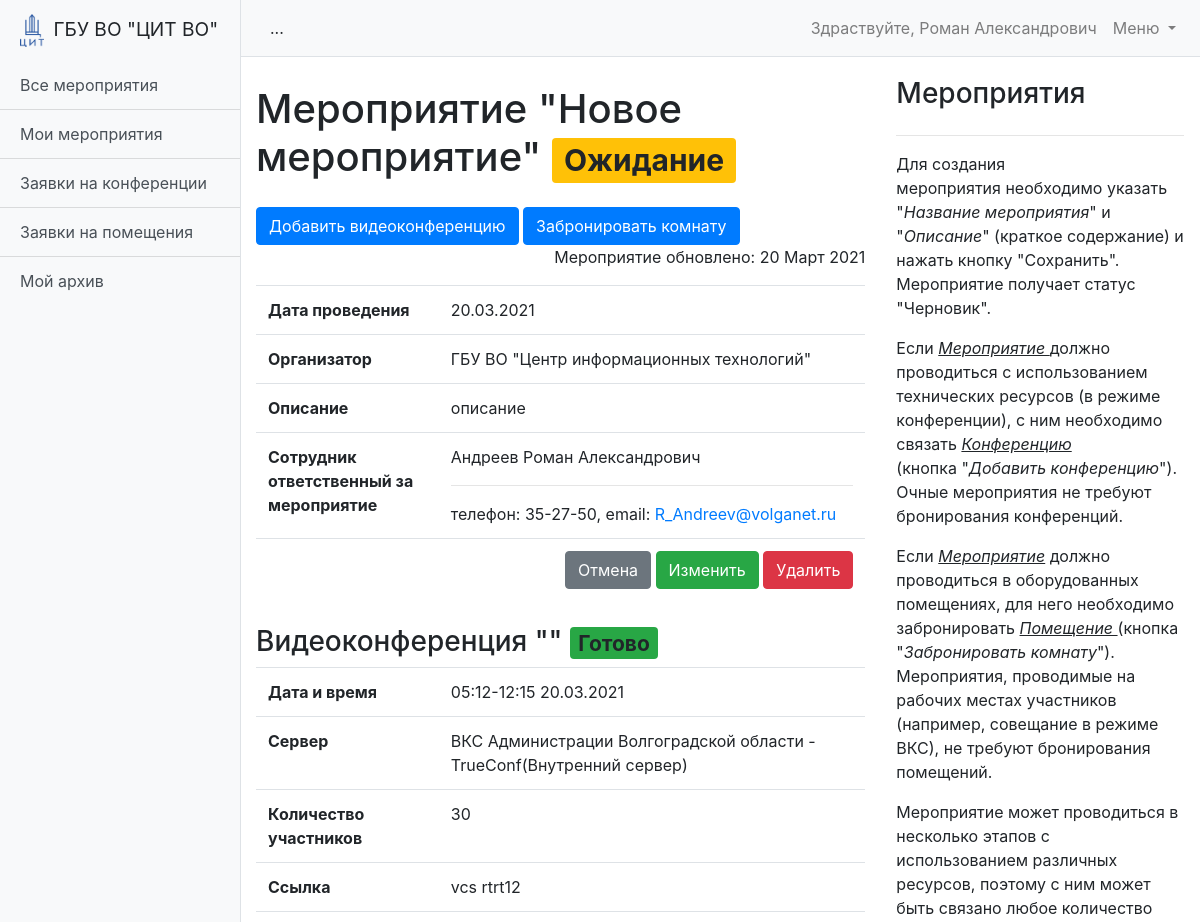
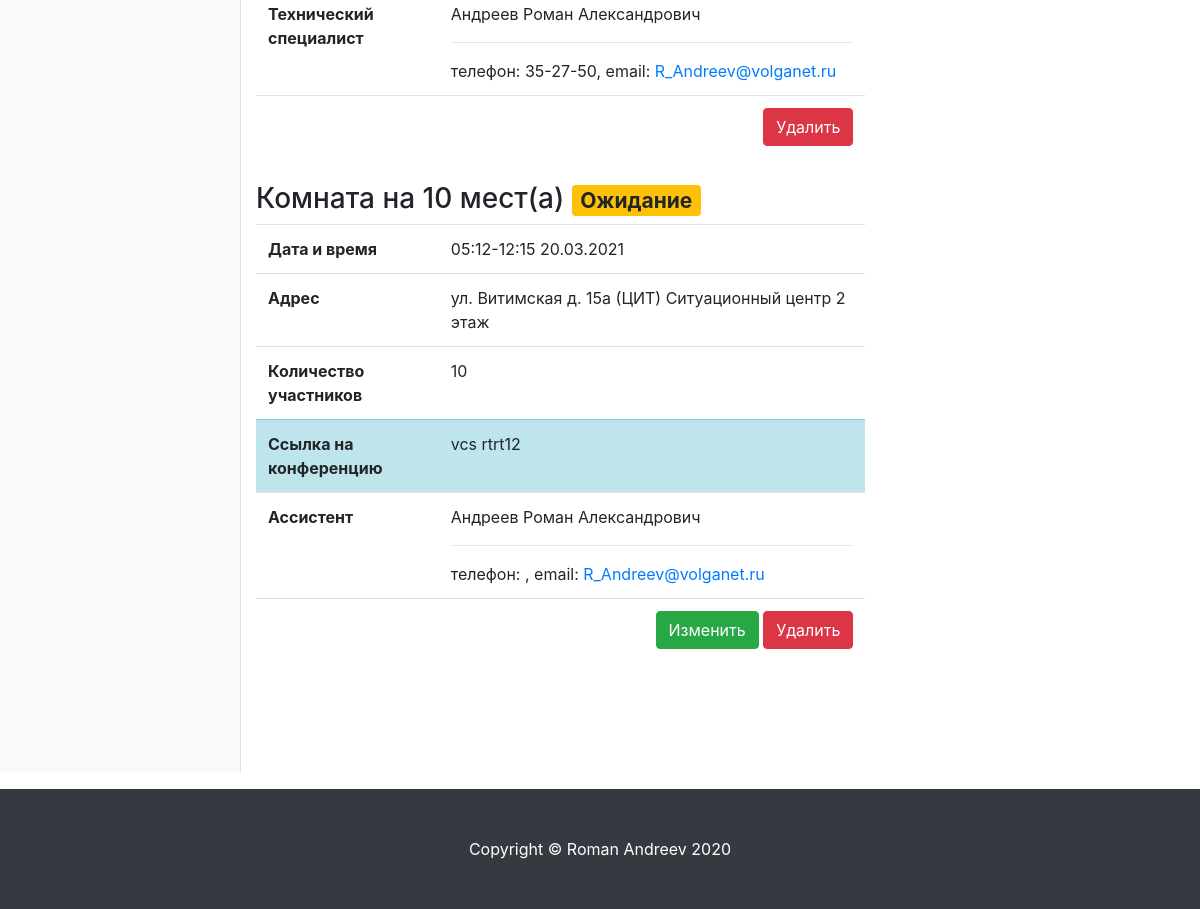
The app's page /schedule/event/43 (signed in), older data (2 pictures, top to bottom).
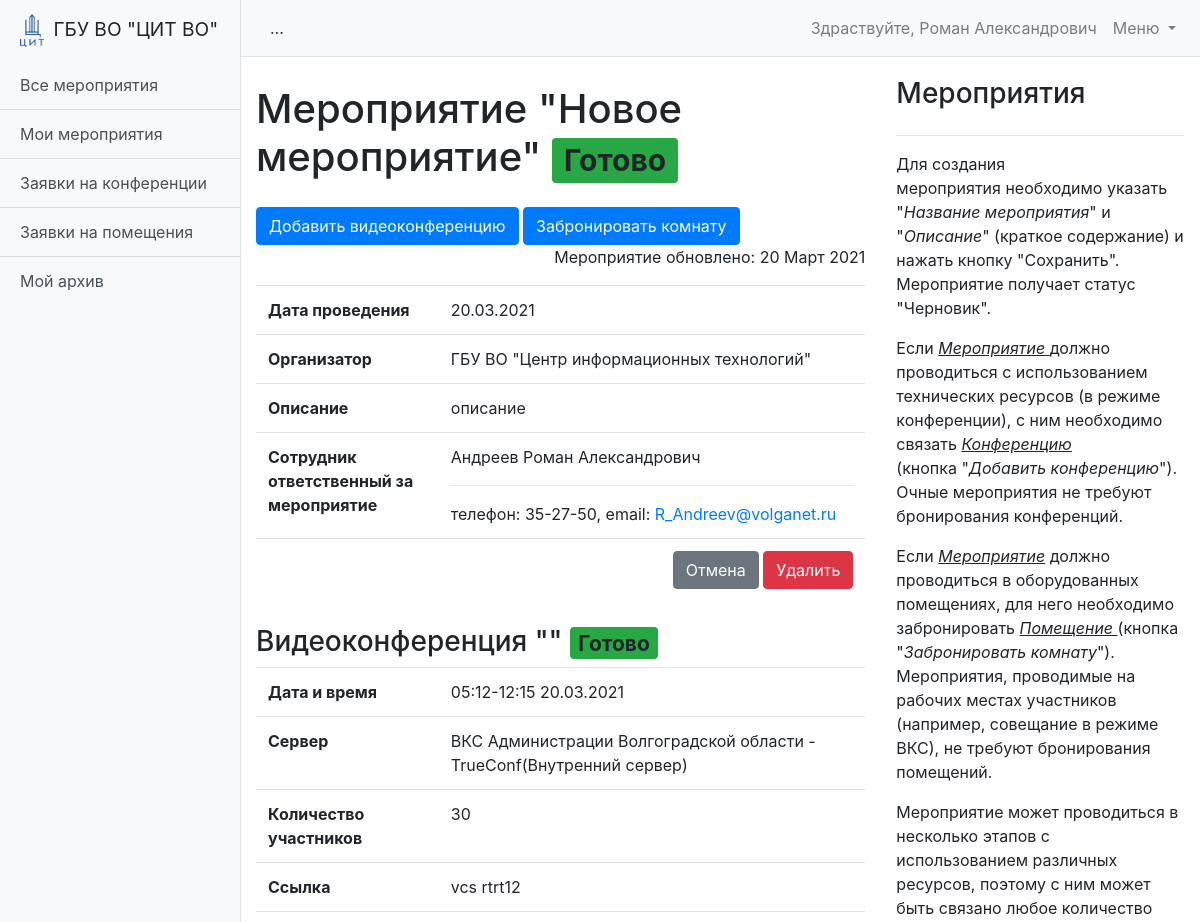
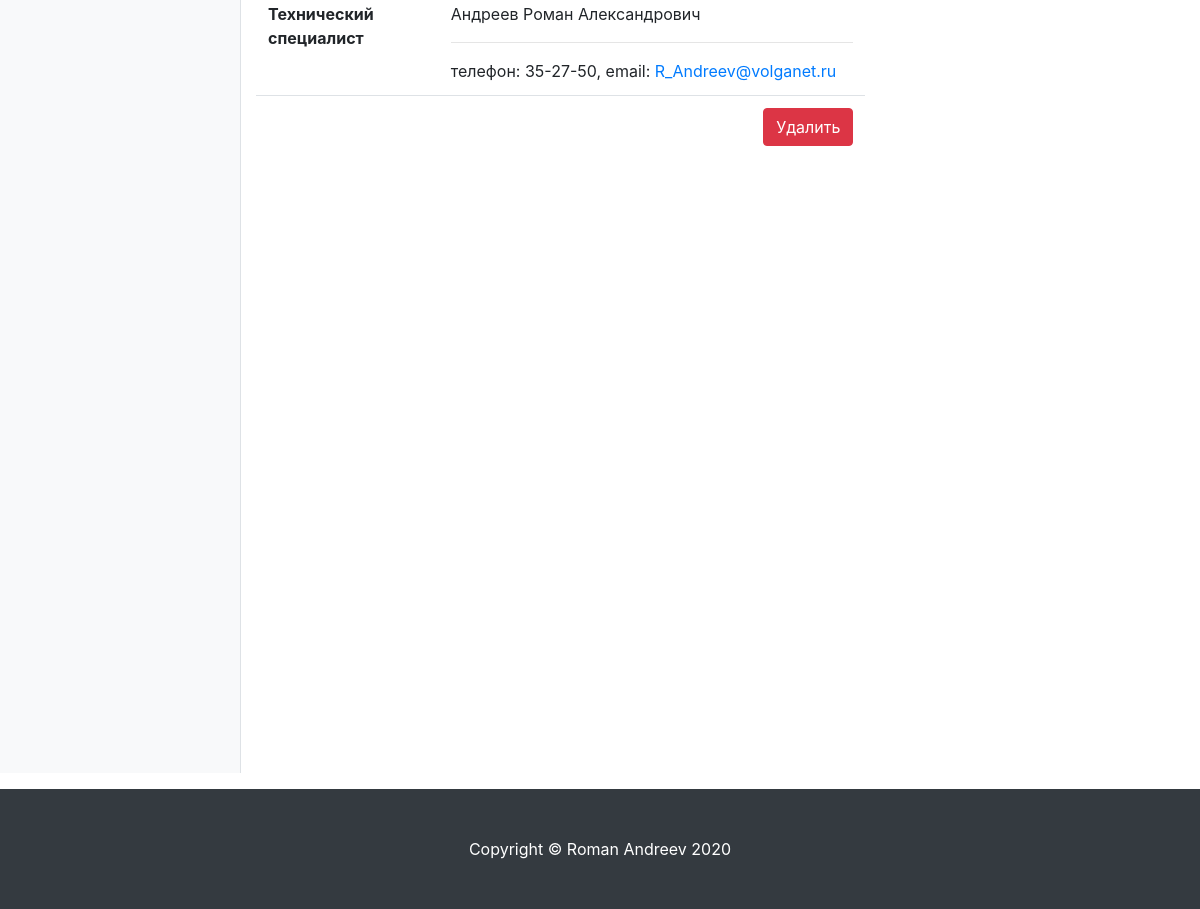
The same page, newer data (2 pictures, top to bottom).
### schedule/models.py (models this page shows, shortened)
class Event(models.Model):
    MESSAGES = {
        'create': 'Мероприятие создано!',
        'update': 'Мероприятие изменено!',
        'delete': 'Мероприятие удалено!'
    }
    STATUS_DRAFT = 'draft'
    STATUS_WAIT = 'wait'
    STATUS_READY = 'ready'
    STATUS_REJECTION = 'rejection'
    STATUS_COMPLETED = 'completed'
    STATUS_CHOICES = (
        (STATUS_DRAFT, 'Черновик'),
        (STATUS_WAIT, 'Ожидание'),
        (STATUS_READY, 'Готово'),
        (STATUS_REJECTION, 'Отказ'),
        (STATUS_COMPLETED, 'Окончено')
    )
    name = models.CharField(max_length=255, verbose_name='Название мероприятия')
    description = models.TextField(verbose_name='Описание')
    organization = models.ForeignKey('Organization', verbose_name='Организация', on_delete=models.CASCADE)  # Возможно избыточно
    owner = models.ForeignKey('User', verbose_name='Владелец', on_delete=models.CASCADE)
    date_start = models.DateField(verbose_name='Дата начала мероприятия', null=True, blank=True)
    date_end = models.DateField(verbose_name='Дата окончания мероприятия', null=True, blank=True)
    created_at = models.DateTimeField(auto_now_add=True)
    updated_at = models.DateTimeField(auto_now=True)
    status = models.CharField(
        max_length=100,
        verbose_name='Статус мероприятия',
        choices=STATUS_CHOICES,
        default=STATUS_DRAFT
    )
    def __str__(self):
        return f'Мероприятие "{self.name}" дата: {self.date_start}-{self.date_end}'
    class Meta:
        ordering = ['date_start']
        verbose_name = 'Мероприятие'
        verbose_name_plural = 'Мероприятия'

class Conference(models.Model):
    MESSAGES = {
        'create': 'Видеоконференция создана!',
        'update': 'Видеоконференция изменена!',
        'approve': 'Видеоконференция обработана!',
        'delete': 'Видеоконференция удалена!'
    }
    STATUS_WAIT = 'wait'
    STATUS_READY = 'ready'
    STATUS_REJECTION = 'rejection'
    STATUS_COMPLETED = 'completed'
    STATUS_CHOICES = (
        (STATUS_WAIT, 'Ожидание'),
        (STATUS_READY, 'Готово'),
        (STATUS_REJECTION, 'Отказ'),
        (STATUS_COMPLETED, 'Окончено')
    )
    event = models.ForeignKey('Event', verbose_name='Мероприятие', on_delete=models.CASCADE)
    server = models.ForeignKey('Server', verbose_name='Сервер', on_delete=models.CASCADE)
    owner = models.ForeignKey('User', verbose_name='Владелец', on_delete=models.CASCADE,
                              related_name='conference_owner')
    operator = models.ForeignKey('User', verbose_name='Оператор', on_delete=models.CASCADE,
                                 related_name='conference_operator', null=True, blank=True)
    description = models.TextField(verbose_name='Описание', null=True, blank=True)
    file = models.FileField(upload_to='uploads/%Y/%m/%d/', verbose_name='Файл', null=True, blank=True)
    quota = models.PositiveSmallIntegerField(verbose_name='Количество участников', null=True, blank=True)
    link = models.CharField(max_length=255, verbose_name='Ссылка', null=True, blank=True)
    date = models.DateField(verbose_name='Дата проведения')
    time_start = models.TimeField(verbose_name='Время начала')
    time_end = models.TimeField(verbose_name='Время окончания')
    created_at = models.DateTimeField(auto_now_add=True)
    updated_at = models.DateTimeField(auto_now=True)
    status = models.CharField(
        max_length=100,
        verbose_name='Статус видеоконференции',
        choices=STATUS_CHOICES,
        default=STATUS_WAIT
    )
    comment = models.TextField(verbose_name='Комментарий', null=True, blank=True)
    def __str__(self):
        return f'Конференция на "{self.server}" запланирована на {self.date} с {self.time_start} по {self.time_end}'
    class Meta:
        ordering = ['date', 'time_start']
        verbose_name = 'Конференция'
        verbose_name_plural = 'Конференции'

class Server(models.Model):
    SERVER_TYPE_EXTERNAL = 'external'
    SERVER_TYPE_LOCAL = 'local'
    SERVER_TYPE_CHOICES = (
        (SERVER_TYPE_EXTERNAL, 'Внешний сервер'),
        (SERVER_TYPE_LOCAL, 'Внутренний сервер')
    )
    name = models.CharField(max_length=255, verbose_name='Название сервера')
    application = models.ForeignKey('Application', verbose_name='Приложение', on_delete=models.CASCADE)
    server_address = models.CharField(max_length=50, verbose_name='Адрес сервера', null=True, blank=True)
    quota = models.PositiveSmallIntegerField(verbose_name='Количество лицензий')
    operators = models.ManyToManyField('User', verbose_name='Операторы')
    created_at = models.DateTimeField(auto_now_add=True)
    updated_at = models.DateTimeField(auto_now=True)
    server_type = models.CharField(
        max_length=100,
        verbose_name='Тип сервера',
        choices=SERVER_TYPE_CHOICES,
        default=SERVER_TYPE_LOCAL
    )
    def __str__(self):
        if self.application:
            return f'{self.name } - {self.application}'
        return self.name
    class Meta:
        ordering = ['name']
        verbose_name = 'Сервер'
        verbose_name_plural = 'Сервера'

class Application(models.Model):
    name = models.CharField(max_length=255, verbose_name='Название приложения')
    created_at = models.DateTimeField(auto_now_add=True)
    updated_at = models.DateTimeField(auto_now=True)
    def __str__(self):
        return self.name
    class Meta:
        ordering = ['name']
        verbose_name = 'Приложение'
        verbose_name_plural = 'Приложения'

class User(AbstractUser):
    is_operator = models.BooleanField(default=False, verbose_name='Опертор')
    is_assistant = models.BooleanField(default=False, verbose_name='Ассистент')
    organization = models.ForeignKey('Organization', verbose_name='Организация', on_delete=models.SET_NULL,
                                     null=True, blank=True)
    subscribe_mail = models.BooleanField(verbose_name='Подписка на почтовую рассылку', default=False)
    telegram = models.CharField(max_length=10, verbose_name='Телеграм чат-id', null=True, blank=True)
    subscribe_telegram = models.BooleanField(verbose_name='Подписка на рассылку в телеграм', default=False)
    phone = models.CharField(max_length=100, verbose_name='Телефон', null=True, blank=True)
    def __str__(self):
        return f'{self.last_name} {self.first_name}'

class Booking(models.Model):
    MESSAGES = {
        'create': 'Бронирование создано!',
        'update': 'Бронирование изменено!',
        'approve': 'Бронирование обработано!',
        'delete': 'Бронирование удалено!'
    }
    STATUS_WAIT = 'wait'
    STATUS_READY = 'ready'
    STATUS_REJECTION = 'rejection'
    STATUS_COMPLETED = 'completed'
    STATUS_CHOICES = (
        (STATUS_WAIT, 'Ожидание'),
        (STATUS_READY, 'Готово'),
        (STATUS_REJECTION, 'Отказ'),
        (STATUS_COMPLETED, 'Окончено')
    )
    event = models.ForeignKey('Event', verbose_name='Мероприятие', on_delete=models.CASCADE)
    conference = models.ForeignKey('Conference', verbose_name='Конференция', null=True, blank=True,
                                   on_delete=models.CASCADE)
    without_conference = models.BooleanField(verbose_name='Без конференции', default=False)
    owner = models.ForeignKey('User', verbose_name='Владелец', on_delete=models.CASCADE, related_name='booking_owner')
    assistant = models.ForeignKey('User', verbose_name='Ассистент', on_delete=models.CASCADE,
                                  related_name='booking_assistant', null=True, blank=True)
    room = models.ForeignKey('Room', verbose_name='Место проведения', on_delete=models.CASCADE)
    quota = models.PositiveSmallIntegerField(verbose_name='Количество участников')
    date = models.DateField(verbose_name='Дата проведения')
    time_start = models.TimeField(verbose_name='Время начала')
    time_end = models.TimeField(verbose_name='Время окончания')
    created_at = models.DateTimeField(auto_now_add=True)
    updated_at = models.DateTimeField(auto_now=True)
    status = models.CharField(
        max_length=100,
        verbose_name='Статус бронирования',
        choices=STATUS_CHOICES,
        default=STATUS_WAIT
    )
    comment = models.TextField(verbose_name='Комментарий', null=True, blank=True)
    def __str__(self):
        return f'Помещение "{self.room}" забронировано на {self.date} с {self.time_start} по {self.time_end}'
    class Meta:
        ordering = ['date', 'time_start']
        verbose_name = 'Бронирование'
        verbose_name_plural = 'Бронирования'

class Room(models.Model):
    address = models.CharField(max_length=255, verbose_name='Адрес')
    room = models.CharField(max_length=255, verbose_name='Комната')
    quota = models.PositiveIntegerField(verbose_name='Вместимость')
    assistants = models.ManyToManyField('User', verbose_name='Ассистенты')
    applications = models.ManyToManyField('Application', verbose_name='Доступные приложения',
                                          related_name='related_room')
    created_at = models.DateTimeField(auto_now_add=True)
    updated_at = models.DateTimeField(auto_now=True)
    def __str__(self):
        return f'{self.address} {self.room}'
    class Meta:
        ordering = ['address']
        verbose_name = 'Помещение'
        verbose_name_plural = 'Помещения'

class Organization(models.Model):
    name = models.CharField(max_length=255, verbose_name='Название организации')
    room = models.ManyToManyField('Room', verbose_name='Доступные помещения', related_name='related_room')
    created_at = models.DateTimeField(auto_now_add=True)
    updated_at = models.DateTimeField(auto_now=True)
    def __str__(self):
        return self.name
    class Meta:
        ordering = ['name']
        verbose_name = 'Организация'
        verbose_name_plural = 'Организации'

### schedule/views/event.py (the view)
# urls.py: path('event/<int:pk>', EventDetailView.as_view(), name='event_detail'),
class EventDetailView(LoginRequiredMixin, HelpMixin, DetailView):
    model = Event
    def get_context_data(self, **kwargs):
        context = super().get_context_data(**kwargs)
        context['conferences'] = Conference.objects.filter(event=self.object)
        context['bookings'] = Booking.objects.filter(event=self.object)
        return context

### schedule/templatetags/custom_filter.py (called while the page is built)
@register.filter
def get_postfix(status):
    return status_postfix_css_class.get(status)

### schedule/views/mixins.py (called while the page is built)
    def get_url_pattern(self):
        return re.sub(r'\d+', '*.*', self.request.path) + ';'

    def get_context_data(self, **kwargs):
        context = super().get_context_data(**kwargs)
        context['help'] = Page.objects.filter(urls__icontains=self.get_url_pattern()).first()
        return context

### schedule/templates/schedule/event_detail.html (shortened to what the changed rows need)
{% extends 'schedule/base.html' %}
{% load custom_filter %}
{% block data %}
<h1 class="mt-4" >Мероприятие "{{ event.name }}"
<span class="badge bg-{{ event.status|get_postfix }}">{{ event.get_status_display  }}</span>
</h1>
<div class="mt-4">
  <a class="btn btn-primary" href="{% url 'conference_create' pk=event.pk %}" role="button">Добавить видеоконференцию</a>
  <a class="btn btn-primary" href="{% url 'booking_create' pk=event.pk %}" role="button">Забронировать комнату</a>
</div>
<p class="text text-right">Мероприятие обновлено: {{ event.created_at|date:"d F Y" }}</p>
<table class="table">
  <tbody>
  <tr>
    <th width="30%">Дата проведения</th>
    <td>
      {% if event.date_start == event.date_end %}{{ event.date_start|date:"d.m.Y" }}
      {% else %}{{ event.date_start|date:"d.m" }}-{{ event.date_end|date:"d.m.Y" }}
      {% endif %}
    </td>
  </tr>
  <tr>
    <th>Организатор</th>
    <td>{{ event.organization }}</td>
  </tr>
  <tr>
    <th>Описание</th>
    <td>{{ event.description }}</td>
  </tr>
  <tr>
    <th>Сотрудник ответственный за мероприятие</th>
    <td>
      {{ event.owner }}<hr>
      телефон: {{ event.owner.phone }},
      email: <a href="mailto:{{ event.owner.email }}?subject={{ event }}">{{ event.owner.email }}</a>
    </td>
  </tr>
  <tr>
    <th></th>
    <td align="right">
      <a class="btn btn-secondary" href="{{ request.META.HTTP_REFERER }}" role="button">Отмена</a>
      {% if event.owner == request.user and event.status != 'completed' and event.status != 'ready' %}
      <a class="btn btn-success" href="{% url 'event_update' pk=event.pk %}" role="button">Изменить</a>
      {% endif %}
      {% if event.owner == request.user and event.status != 'completed' %}
      <a class="btn btn-danger" href="{% url 'event_delete' pk=event.pk %}" role="button">Удалить</a>
      {% endif %}
    </td>
  </tr>
  </tbody>
</table>
{% if conferences %}
{% for conference in conferences %}
<h3 class="mt-4">Видеоконференция "{{ conference.application }}"
  <span class="badge bg-{{ conference.status|get_postfix }}">{{ conference.get_status_display  }}</span>
</h3>
<table class="table">
  <tbody>
  <tr>
    <th width="30%">Дата и время</th>
    <td>{{ conference.time_start|date:"H:i" }}-{{ conference.time_end|date:"H:i" }} {{ conference.date|date:"d.m.Y" }}</td>
  </tr>
  <tr>
    <th>Сервер</th>
    <td>{{ conference.server }}({{ conference.server.get_server_type_display }})</td>
  </tr>
  <tr>
    <th>Количество участников</th>
    <td>{{ conference.quota|default_if_none:'' }}</td>
  </tr>
  <tr>
    <th>Ссылка</th>
    <td>{{ conference.link|default_if_none:'' }}</td>
  </tr>
  <tr>
    <th>Технический специалист</th>
    <td>
      {% if conference.operator %}
      {{ conference.operator }}<hr>
      телефон: {{ conference.operator.phone }},
      email: <a href="mailto:{{ conference.operator.email }}?subject={{ conference }}">{{ conference.operator.email }}</a>
      {% else %}
      Специалист еще не назначен
      {% endif %}
    </td>
  </tr>
  <tr>
    <th></th>
    <td align="right">
      {% if conference.owner == request.user and conference.status != 'completed' %}
      <a class="btn btn-danger" href="{% url 'conference_delete' pk=conference.pk %}" role="button">Удалить</a>
      {% endif %}
    </td>
  </tr>
  </tbody>
</table>
{% endfor %}
{% endif %}
{% if bookings %}
{% for booking in bookings %}
<h3 class="mt-4">Комната на {{ booking.room.quota }} мест(а)
  <span class="badge bg-{{ booking.status|get_postfix }}">{{ booking.get_status_display  }}</span>
</h3>
<table class="table">
  <tbody>
  <tr>
    <th width="30%">Дата и время</th>
    <td>{{ booking.time_start|date:"H:i" }}-{{ booking.time_end|date:"H:i" }} {{ booking.date|date:"d.m.Y" }}</td>
  </tr>
  <tr>
    <th>Адрес</th>
    <td>{{ booking.room }}</td>
  </tr>
  <tr>
    <th>Количество участников</th>
    <td>{{ booking.quota }}</td>
  </tr>
  {% if booking.conference.link %}
  <tr class="table-info">
    <th>Ссылка на конференцию</th>
    <td>{{ booking.conference.link }}</td>
  </tr>
  {% endif %}
  <tr>
    <th>Ассистент</th>
    <td>
      {% if booking.assistant %}
      {{ booking.assistant }}<hr>
      телефон: {{ booking.responsible.phone }},
      email: <a href="mailto:{{ booking.assistant.email }}?subject={{ booking }}">{{ booking.assistant.email }}</a>
      {% else %}
      Специалист еще не назначен
      {% endif %}
    </td>
  </tr>
  <tr>
    <th></th>
    <td align="right">
      {% if booking.owner == request.user and booking.status != 'completed' and booking.status != 'ready' %}
      <a class="btn btn-success" href="{% url 'booking_update' pk=booking.pk %}" role="button">Изменить</a>
      {% endif %}
      {% if booking.owner == request.user and booking.status != 'completed' %}
      <a class="btn btn-danger" href="{% url 'booking_delete' pk=booking.pk %}" role="button">Удалить</a>
      {% endif %}
    </td>
  </tr>
  </tbody>
</table>
{% endfor %}
{% endif %}
{% endblock data %}

Row changes from the older to the newer data that the page shows:
removed Booking: room.quota "10", status "Ожидание", time_start "05:12", time_end "12:15", date "20.03.2021", room "ул. Витимская д. 15а (ЦИТ) Ситуационный центр 2 этаж", quota "10", conference.link "vcs rtrt12", assistant "Андреев Роман Александрович", assistant.email "R_Andreev@volganet.ru", shows "Изменить", shows "Удалить"
changed Event "Новое мероприятие": status "Ожидание" → "Готово"
Text that changed along with them:
text no longer shown: "Изменить"
